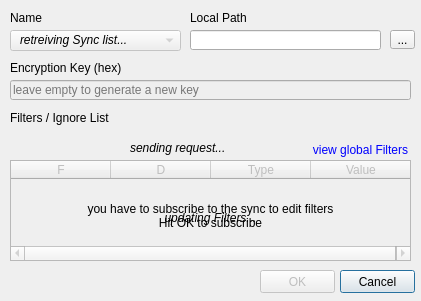
<?xml version="1.0" encoding="UTF-8"?>
<ui version="4.0">
 <class>qtSyncDialog</class>
 <widget class="QDialog" name="qtSyncDialog">
  <property name="geometry">
   <rect>
    <x>0</x>
    <y>0</y>
    <width>421</width>
    <height>301</height>
   </rect>
  </property>
  <property name="sizePolicy">
   <sizepolicy hsizetype="Fixed" vsizetype="Fixed">
    <horstretch>0</horstretch>
    <verstretch>0</verstretch>
   </sizepolicy>
  </property>
  <property name="minimumSize">
   <size>
    <width>421</width>
    <height>301</height>
   </size>
  </property>
  <property name="maximumSize">
   <size>
    <width>421</width>
    <height>301</height>
   </size>
  </property>
  <property name="windowTitle">
   <string>Edit Syncs</string>
  </property>
  <property name="windowIcon">
   <iconset resource="qtClient.qrc">
    <normaloff>:/Resources/icon.png</normaloff>:/Resources/icon.png</iconset>
  </property>
  <widget class="QLabel" name="label">
   <property name="geometry">
    <rect>
     <x>10</x>
     <y>10</y>
     <width>171</width>
     <height>16</height>
    </rect>
   </property>
   <property name="text">
    <string>Name</string>
   </property>
  </widget>
  <widget class="QLabel" name="label_2">
   <property name="geometry">
    <rect>
     <x>190</x>
     <y>10</y>
     <width>221</width>
     <height>16</height>
    </rect>
   </property>
   <property name="text">
    <string>Local Path</string>
   </property>
  </widget>
  <widget class="QLineEdit" name="pathEdit">
   <property name="geometry">
    <rect>
     <x>190</x>
     <y>30</y>
     <width>191</width>
     <height>20</height>
    </rect>
   </property>
  </widget>
  <widget class="QToolButton" name="browseButton">
   <property name="geometry">
    <rect>
     <x>390</x>
     <y>30</y>
     <width>25</width>
     <height>19</height>
    </rect>
   </property>
   <property name="text">
    <string>...</string>
   </property>
  </widget>
  <widget class="QPushButton" name="cancelButton">
   <property name="geometry">
    <rect>
     <x>340</x>
     <y>270</y>
     <width>75</width>
     <height>23</height>
    </rect>
   </property>
   <property name="text">
    <string>Cancel</string>
   </property>
  </widget>
  <widget class="QPushButton" name="okButton">
   <property name="enabled">
    <bool>false</bool>
   </property>
   <property name="geometry">
    <rect>
     <x>260</x>
     <y>270</y>
     <width>75</width>
     <height>23</height>
    </rect>
   </property>
   <property name="text">
    <string>OK</string>
   </property>
  </widget>
  <widget class="QComboBox" name="nameBox">
   <property name="enabled">
    <bool>false</bool>
   </property>
   <property name="geometry">
    <rect>
     <x>10</x>
     <y>30</y>
     <width>171</width>
     <height>21</height>
    </rect>
   </property>
  </widget>
  <widget class="QLabel" name="fetchSyncLabel">
   <property name="enabled">
    <bool>true</bool>
   </property>
   <property name="geometry">
    <rect>
     <x>20</x>
     <y>30</y>
     <width>141</width>
     <height>21</height>
    </rect>
   </property>
   <property name="text">
    <string>&lt;i&gt;retreiving Sync list...&lt;/i&gt;</string>
   </property>
  </widget>
  <widget class="QLabel" name="label_3">
   <property name="geometry">
    <rect>
     <x>10</x>
     <y>60</y>
     <width>401</width>
     <height>16</height>
    </rect>
   </property>
   <property name="text">
    <string>Encryption Key (hex)</string>
   </property>
  </widget>
  <widget class="QLineEdit" name="keyEdit">
   <property name="enabled">
    <bool>false</bool>
   </property>
   <property name="geometry">
    <rect>
     <x>10</x>
     <y>80</y>
     <width>401</width>
     <height>20</height>
    </rect>
   </property>
   <property name="maxLength">
    <number>64</number>
   </property>
   <property name="placeholderText">
    <string>leave empty to generate a new key</string>
   </property>
  </widget>
  <widget class="QLabel" name="label_4">
   <property name="geometry">
    <rect>
     <x>10</x>
     <y>110</y>
     <width>401</width>
     <height>16</height>
    </rect>
   </property>
   <property name="text">
    <string>Filters / Ignore List</string>
   </property>
  </widget>
  <widget class="QTableWidget" name="filterTable">
   <property name="enabled">
    <bool>false</bool>
   </property>
   <property name="geometry">
    <rect>
     <x>10</x>
     <y>160</y>
     <width>401</width>
     <height>101</height>
    </rect>
   </property>
   <property name="editTriggers">
    <set>QAbstractItemView::NoEditTriggers</set>
   </property>
   <property name="selectionMode">
    <enum>QAbstractItemView::SingleSelection</enum>
   </property>
   <property name="selectionBehavior">
    <enum>QAbstractItemView::SelectRows</enum>
   </property>
   <property name="horizontalScrollMode">
    <enum>QAbstractItemView::ScrollPerPixel</enum>
   </property>
   <attribute name="horizontalHeaderHighlightSections">
    <bool>false</bool>
   </attribute>
   <attribute name="horizontalHeaderStretchLastSection">
    <bool>true</bool>
   </attribute>
   <attribute name="verticalHeaderVisible">
    <bool>false</bool>
   </attribute>
   <attribute name="verticalHeaderDefaultSectionSize">
    <number>20</number>
   </attribute>
   <column>
    <property name="text">
     <string>F</string>
    </property>
   </column>
   <column>
    <property name="text">
     <string>D</string>
    </property>
   </column>
   <column>
    <property name="text">
     <string>Type</string>
    </property>
   </column>
   <column>
    <property name="text">
     <string>Value</string>
    </property>
   </column>
  </widget>
  <widget class="QToolButton" name="addButton">
   <property name="enabled">
    <bool>false</bool>
   </property>
   <property name="geometry">
    <rect>
     <x>13</x>
     <y>130</y>
     <width>31</width>
     <height>30</height>
    </rect>
   </property>
   <property name="text">
    <string/>
   </property>
   <property name="icon">
    <iconset resource="qtClient.qrc">
     <normaloff>:/Resources/add.png</normaloff>:/Resources/add.png</iconset>
   </property>
   <property name="iconSize">
    <size>
     <width>24</width>
     <height>24</height>
    </size>
   </property>
   <property name="autoRaise">
    <bool>true</bool>
   </property>
  </widget>
  <widget class="QToolButton" name="removeButton">
   <property name="enabled">
    <bool>false</bool>
   </property>
   <property name="geometry">
    <rect>
     <x>50</x>
     <y>130</y>
     <width>31</width>
     <height>30</height>
    </rect>
   </property>
   <property name="text">
    <string/>
   </property>
   <property name="icon">
    <iconset resource="qtClient.qrc">
     <normaloff>:/Resources/remove.png</normaloff>:/Resources/remove.png</iconset>
   </property>
   <property name="iconSize">
    <size>
     <width>24</width>
     <height>24</height>
    </size>
   </property>
   <property name="autoRaise">
    <bool>true</bool>
   </property>
  </widget>
  <widget class="QToolButton" name="globalButton">
   <property name="enabled">
    <bool>false</bool>
   </property>
   <property name="geometry">
    <rect>
     <x>310</x>
     <y>140</y>
     <width>101</width>
     <height>20</height>
    </rect>
   </property>
   <property name="styleSheet">
    <string notr="true">color:blue</string>
   </property>
   <property name="text">
    <string>view global Filters</string>
   </property>
   <property name="autoRaise">
    <bool>true</bool>
   </property>
  </widget>
  <widget class="QToolButton" name="editButton">
   <property name="enabled">
    <bool>false</bool>
   </property>
   <property name="geometry">
    <rect>
     <x>90</x>
     <y>130</y>
     <width>31</width>
     <height>30</height>
    </rect>
   </property>
   <property name="text">
    <string/>
   </property>
   <property name="icon">
    <iconset resource="qtClient.qrc">
     <normaloff>:/Resources/edit.png</normaloff>:/Resources/edit.png</iconset>
   </property>
   <property name="iconSize">
    <size>
     <width>24</width>
     <height>24</height>
    </size>
   </property>
   <property name="autoRaise">
    <bool>true</bool>
   </property>
  </widget>
  <widget class="QLabel" name="fetchFilterLabel">
   <property name="geometry">
    <rect>
     <x>10</x>
     <y>210</y>
     <width>401</width>
     <height>16</height>
    </rect>
   </property>
   <property name="text">
    <string>&lt;i&gt;updating Filters...&lt;/i&gt;</string>
   </property>
   <property name="alignment">
    <set>Qt::AlignCenter</set>
   </property>
  </widget>
  <widget class="QLabel" name="needSubscribeLabel">
   <property name="geometry">
    <rect>
     <x>10</x>
     <y>200</y>
     <width>401</width>
     <height>31</height>
    </rect>
   </property>
   <property name="text">
    <string>you have to subscribe to the sync to edit filters
Hit OK to subscribe</string>
   </property>
   <property name="alignment">
    <set>Qt::AlignCenter</set>
   </property>
  </widget>
  <widget class="QLabel" name="sendLabel">
   <property name="geometry">
    <rect>
     <x>130</x>
     <y>140</y>
     <width>101</width>
     <height>16</height>
    </rect>
   </property>
   <property name="text">
    <string>&lt;i&gt;sending request...&lt;/i&gt;</string>
   </property>
  </widget>
 </widget>
 <layoutdefault spacing="6" margin="11"/>
 <tabstops>
  <tabstop>nameBox</tabstop>
  <tabstop>pathEdit</tabstop>
  <tabstop>browseButton</tabstop>
  <tabstop>keyEdit</tabstop>
  <tabstop>addButton</tabstop>
  <tabstop>removeButton</tabstop>
  <tabstop>editButton</tabstop>
  <tabstop>globalButton</tabstop>
  <tabstop>filterTable</tabstop>
  <tabstop>okButton</tabstop>
  <tabstop>cancelButton</tabstop>
 </tabstops>
 <resources>
  <include location="qtClient.qrc"/>
 </resources>
 <connections>
  <connection>
   <sender>okButton</sender>
   <signal>clicked()</signal>
   <receiver>qtSyncDialog</receiver>
   <slot>accept()</slot>
   <hints>
    <hint type="sourcelabel">
     <x>224</x>
     <y>123</y>
    </hint>
    <hint type="destinationlabel">
     <x>148</x>
     <y>116</y>
    </hint>
   </hints>
  </connection>
  <connection>
   <sender>cancelButton</sender>
   <signal>clicked()</signal>
   <receiver>qtSyncDialog</receiver>
   <slot>reject()</slot>
   <hints>
    <hint type="sourcelabel">
     <x>307</x>
     <y>121</y>
    </hint>
    <hint type="destinationlabel">
     <x>254</x>
     <y>65</y>
    </hint>
   </hints>
  </connection>
 </connections>
</ui>
